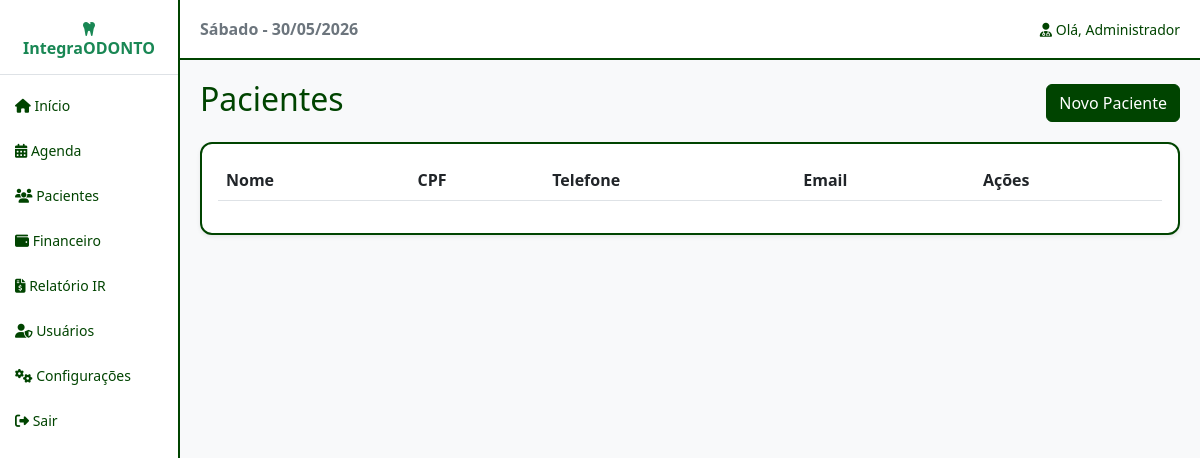
Page /view/pacientes.php (signed in) on the earlier database version.
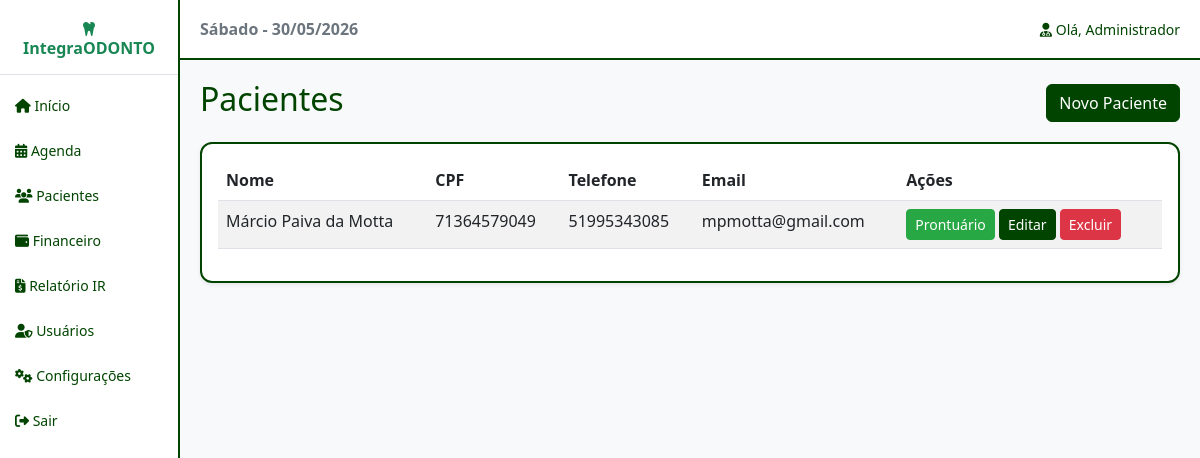
Same page on the later database version.
### tables this page shows
CREATE TABLE `pacientes` (
  `id` int(11) NOT NULL AUTO_INCREMENT,
  `nome` varchar(100) NOT NULL,
  `data_nascimento` date NOT NULL,
  `sexo` enum('M','F','O') NOT NULL,
  `rg` varchar(20) DEFAULT NULL,
  `cpf` varchar(14) NOT NULL,
  `email` varchar(100) DEFAULT NULL,
  `telefone` varchar(20) NOT NULL,
  `cep` varchar(10) DEFAULT NULL,
  `logradouro` varchar(100) DEFAULT NULL,
  `numero` varchar(10) DEFAULT NULL,
  `complemento` varchar(50) DEFAULT NULL,
  `bairro` varchar(50) DEFAULT NULL,
  `cidade` varchar(50) DEFAULT NULL,
  `uf` char(2) DEFAULT NULL,
  `responsavel_nome` varchar(100) DEFAULT NULL,
  `responsavel_cpf` varchar(14) DEFAULT NULL,
  `foto_path` varchar(255) DEFAULT NULL,
  `deleted_at` timestamp NULL DEFAULT NULL,
  PRIMARY KEY (`id`)
);

### config/conexao.php (called while the page is built, shortened)
<?php
abstract class Conexao {
    private $servidor = 'localhost';
    private $user = 'root';
    private $pass = 'apple';
    private $banco = 'integra_odonto';
    private function conexao() {
        $this->conn = new PDO("mysql:host=$this->servidor;dbname=$this->banco", $this->user, $this->pass);
    }
}
?>

### controller/pacienteController.php (called while the page is built, shortened)
<?php
require_once('../model/pacienteModel.php');
class PacienteController {
    public function consultar() {
        $pacienteModel = new Paciente();
        return $pacienteModel->consulta();
    }
}
?>

### model/pacienteModel.php (called while the page is built, shortened)
<?php
require_once '../config/conexao.php';
class Paciente extends Conexao {
    private $tabela = 'pacientes';
    public function consulta() {
        $sql = "SELECT id, nome, cpf, telefone, email FROM " . $this->tabela . " WHERE deleted_at IS NULL ORDER BY nome ASC";
        $stmt = $this->conn->prepare($sql);
        $stmt->execute();
        return $stmt->fetchAll(PDO::FETCH_ASSOC);
    }
}
?>

### view/pacientes.php (the view)
<?php
require_once 'header.php';
require_once '../controller/pacienteController.php';
$controller = new PacienteController();
$pacientes = $controller->consultar();
?>
<div class="d-flex justify-content-between align-items-center mb-3">
    <h2>Pacientes</h2>
    <a href="formPaciente.php" class="btn btn-primary">Novo Paciente</a>
</div>
<div class="card shadow-sm">
    <div class="card-body">
        <table class="table table-striped table-hover">
            <thead><tr><th>Nome</th><th>CPF</th><th>Telefone</th><th>Email</th><th>Ações</th></tr></thead>
            <tbody>
                <?php foreach($pacientes as $p): ?>
                <tr>
                    <td><?php echo $p['nome']; ?></td>
                    <td><?php echo $p['cpf']; ?></td>
                    <td><?php echo $p['telefone']; ?></td>
                    <td><?php echo $p['email']; ?></td>
                    <td>
                        <a href="prontuario.php?id_paciente=<?php echo $p['id']; ?>" class="btn btn-sm btn-success">Prontuário</a>
                        <a href="formPaciente.php?id=<?php echo $p['id']; ?>" class="btn btn-sm btn-primary">Editar</a>
                        <a href="../controller/pacienteController.php?action=excluirPaciente&id=<?php echo $p['id']; ?>" class="btn btn-sm btn-danger" onclick="return confirm('Tem certeza que deseja excluir este paciente?');">Excluir</a>
                    </td>
                </tr>
                <?php endforeach; ?>
            </tbody>
        </table>
    </div>
</div>
<?php require_once 'footer.php'; ?>

Differences in the rows shown:
added pacientes: nome "Márcio Paiva da Motta", cpf "71364579049", telefone "51995343085", email "mpmotta@gmail.com"
